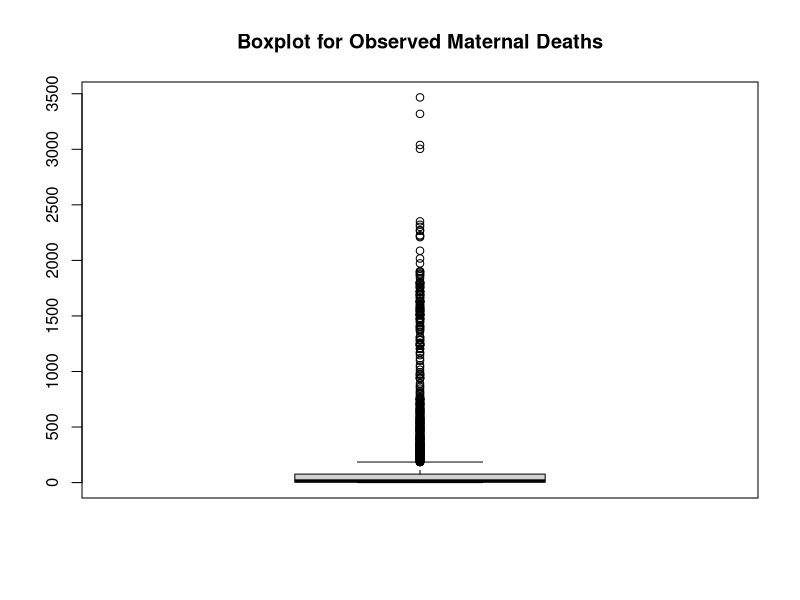
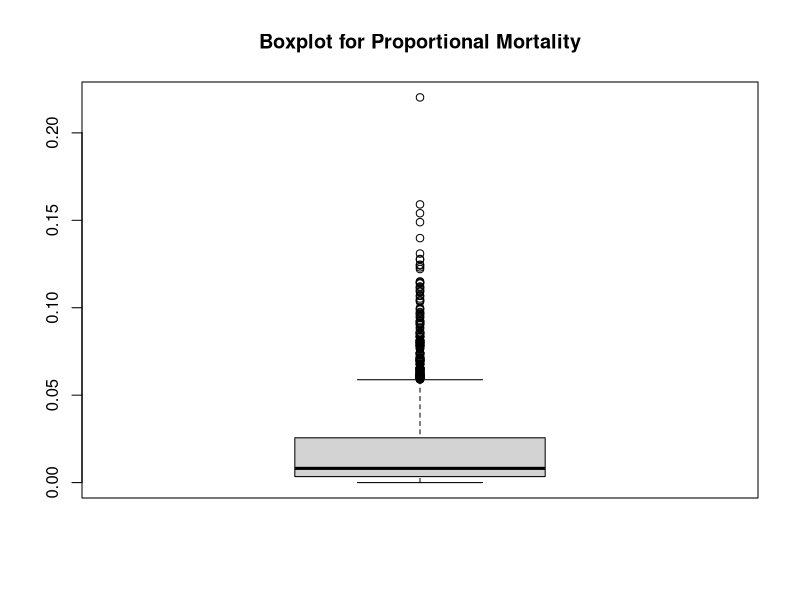
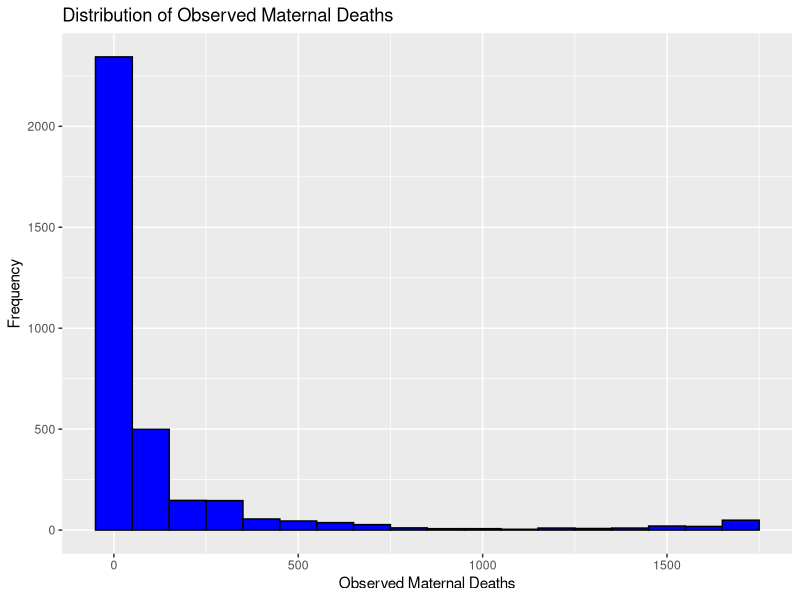
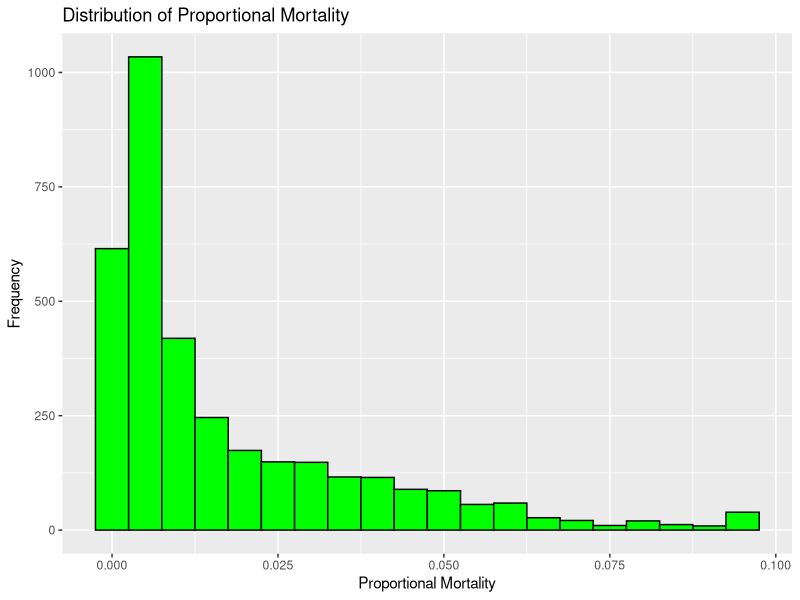
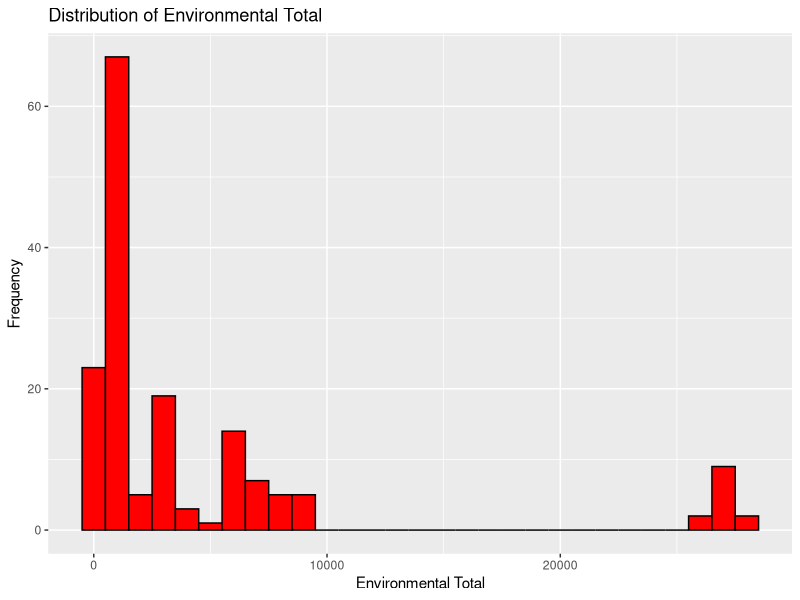
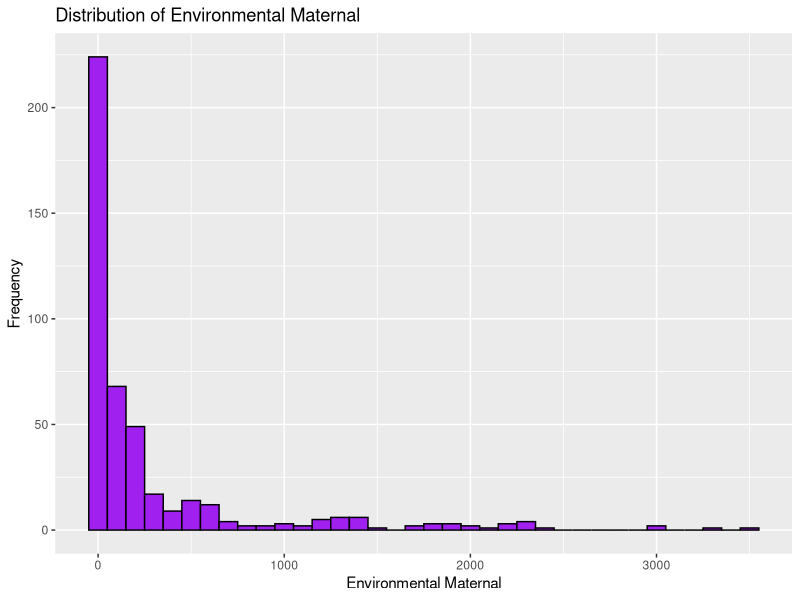
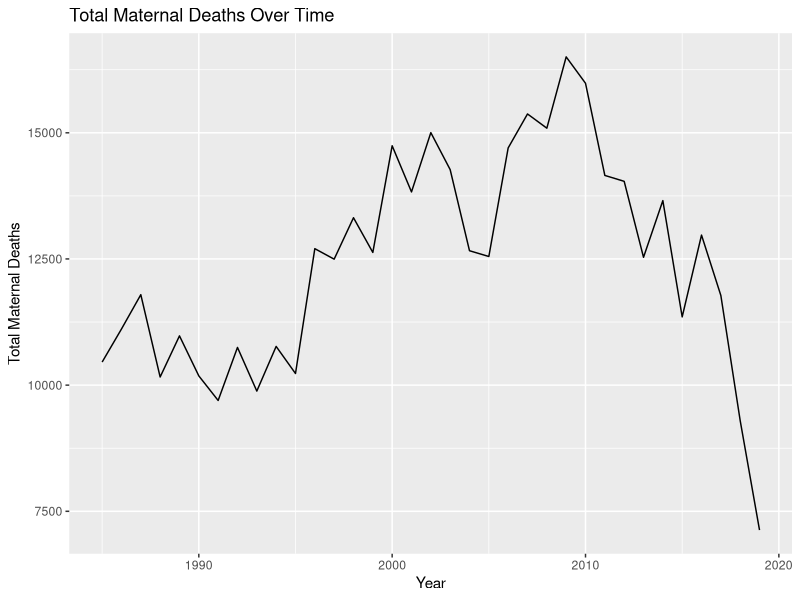
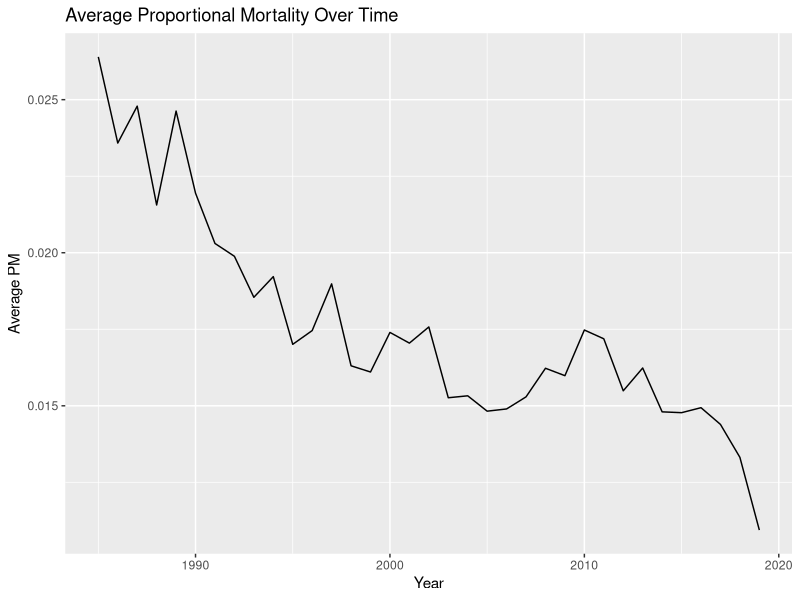

Write R code to recreate these figures, in order.
## ---- chunk 1
knitr::opts_chunk$set(echo = TRUE)
library(dplyr)
library(ggplot2)
library(lubridate)
## ---- chunk 2
# Loading the data
maternal_mortality <- read.csv("main_data.csv")
## ---- chunk 3
# Inspecting the structure and summary statistics of the data
str(maternal_mortality)
summary(maternal_mortality)
head(maternal_mortality)

# Selecting relevant columns
data <- maternal_mortality %>% 
  select(iso_alpha_3_code, year_start, year_end, year_mid, obs_matdeaths, final_pm, env_total, env_mat)

# Removing rows with missing values in key columns
filtered_data <- data %>% 
  filter(!is.na(obs_matdeaths) & !is.na(final_pm))

# Filtering years to a reasonable range
filtered_data <- filtered_data %>%
  filter(year_mid >= 1980 & year_mid <= 2020)

# Checking for outliers in 'obs_matdeaths' and 'final_pm'
boxplot(filtered_data$obs_matdeaths, main = "Boxplot for Observed Maternal Deaths")
boxplot(filtered_data$final_pm, main = "Boxplot for Proportional Mortality")

# Handling outliers 
# Here, I am capping outliers at the 99th percentile for illustration purposes

# Defininhg a function to cap outliers
cap_outliers <- function(x) {
  q <- quantile(x, probs = c(0.01, 0.99), na.rm = TRUE)
  x <- ifelse(x < q[1], q[1], ifelse(x > q[2], q[2], x))
  return(x)
}

# Appling the function to 'obs_matdeaths' and 'final_pm'
filtered_data$obs_matdeaths <- cap_outliers(filtered_data$obs_matdeaths)
filtered_data$final_pm <- cap_outliers(filtered_data$final_pm)

# Summary statistics after handling outliers
summary(filtered_data)

# Ensuring consistency in data types
filtered_data <- filtered_data %>%
  mutate(
    iso_alpha_3_code = as.factor(iso_alpha_3_code),
    year_start = as.integer(year_start),
    year_end = as.integer(year_end),
    year_mid = as.integer(year_mid),
    obs_matdeaths = as.integer(obs_matdeaths),
    final_pm = as.numeric(final_pm),
    env_total = as.numeric(env_total),
    env_mat = as.numeric(env_mat)
  )

## ---- chunk 4
# Final inspection of cleaned data
str(filtered_data)
head(filtered_data)
## ---- chunk 5
ggplot(filtered_data, aes(x = obs_matdeaths)) +
  geom_histogram(binwidth = 100, fill = "blue", color = "black") +
  labs(title = "Distribution of Observed Maternal Deaths", x = "Observed Maternal Deaths", y = "Frequency")

## ---- chunk 6
ggplot(filtered_data, aes(x = final_pm)) +
  geom_histogram(binwidth = 0.005, fill = "green", color = "black") +
  labs(title = "Distribution of Proportional Mortality", x = "Proportional Mortality", y = "Frequency")


## ---- chunk 7
ggplot(filtered_data, aes(x = env_total)) +
  geom_histogram(binwidth = 1000, fill = "red", color = "black") +
  labs(title = "Distribution of Environmental Total", x = "Environmental Total", y = "Frequency")

## ---- chunk 8
ggplot(filtered_data, aes(x = env_mat)) +
  geom_histogram(binwidth = 100, fill = "purple", color = "black") +
  labs(title = "Distribution of Environmental Maternal", x = "Environmental Maternal", y = "Frequency")

## ---- chunk 9
yearly_summary <- filtered_data %>% 
  group_by(year_mid) %>% 
  summarize(total_deaths = sum(obs_matdeaths), 
            average_pm = mean(final_pm, na.rm = TRUE))

ggplot(yearly_summary, aes(x = year_mid, y = total_deaths)) +
  geom_line() +
  labs(title = "Total Maternal Deaths Over Time", x = "Year", y = "Total Maternal Deaths")


## ---- chunk 10
ggplot(yearly_summary, aes(x = year_mid, y = average_pm)) +
  geom_line() +
  labs(title = "Average Proportional Mortality Over Time", x = "Year", y = "Average PM")


## ---- chunk 11
summary_table <- filtered_data %>% 
  group_by(iso_alpha_3_code) %>% 
  summarize(mean_pm = mean(final_pm, na.rm = TRUE), 
            total_deaths = sum(obs_matdeaths)) %>%
  arrange(desc(total_deaths))

print(summary_table)

## ---- chunk 12
# Filtering to top 10 countries with the most observations
top_countries <- filtered_data %>%
  group_by(iso_alpha_3_code) %>%
  summarize(count = n()) %>%
  top_n(10, wt = count) %>%
  pull(iso_alpha_3_code)

filtered_top_countries <- filtered_data %>%
  filter(iso_alpha_3_code %in% top_countries)

# Boxplot of Maternal Deaths by Top Countries
ggplot(filtered_top_countries, aes(x = reorder(iso_alpha_3_code, obs_matdeaths, FUN = median), y = obs_matdeaths)) +
  geom_boxplot(fill = "lightblue") +
  labs(title = "Boxplot of Maternal Deaths by Top 10 Countries", x = "Country", y = "Maternal Deaths") +
  theme(axis.text.x = element_text(angle = 90, hjust = 1))

## ---- chunk 13
# Creating  the country_yearly_summary dataframe
country_yearly_summary <- filtered_data %>%
  group_by(iso_alpha_3_code, year_mid) %>%
  summarise(total_deaths = sum(obs_matdeaths, na.rm = TRUE))

ggplot(country_yearly_summary %>% filter(iso_alpha_3_code %in% c("BRA", "CHL", "ECU")), 
       aes(x = year_mid, y = total_deaths, color = iso_alpha_3_code)) +
  geom_line() +
  labs(title = "Total Maternal Deaths Over Time (South America)", x = "Year", y = "Total Maternal Deaths") +
  scale_color_discrete(name = "Country")

## ---- chunk 14
# ASIA 
# Plotting total maternal deaths by year for multiple countries
ggplot(country_yearly_summary %>% filter(iso_alpha_3_code %in% c("MYS", "KAZ", "KOR")), 
       aes(x = year_mid, y = total_deaths, color = iso_alpha_3_code)) +
  geom_line() +
  labs(title = "Total Maternal Deaths Over Time (Multiple Countries)", x = "Year", y = "Total Maternal Deaths") +
  scale_color_discrete(name = "Country")

## ---- chunk 15
# Comparative Analysis

# Plotting total maternal deaths by year for multiple countries
ggplot(country_yearly_summary %>% filter(iso_alpha_3_code %in% c("AUS", "USA", "GBR")), 
       aes(x = year_mid, y = total_deaths, color = iso_alpha_3_code)) +
  geom_line() +
  labs(title = "Total Maternal Deaths Over Time (Multiple Countries)", x = "Year", y = "Total Maternal Deaths") +
  scale_color_discrete(name = "Country")
## ---- chunk 16
# Linear regression to analyze trends in proportional mortality
model <- lm(final_pm ~ year_mid, data = filtered_data)
summary(model)

# Plotting regression line
ggplot(filtered_data, aes(x = year_mid, y = final_pm)) +
  geom_point() +
  geom_smooth(method = "lm", col = "red") +
  labs(title = "Trend in Proportional Mortality Over Time", x = "Year", y = "Proportional Mortality")

## ---- chunk 17
summary_table <- filtered_data %>% 
  group_by(iso_alpha_3_code) %>% 
  summarize(mean_pm = mean(final_pm, na.rm = TRUE), 
            total_deaths = sum(obs_matdeaths)) %>%
  arrange(desc(total_deaths))

print(summary_table)
